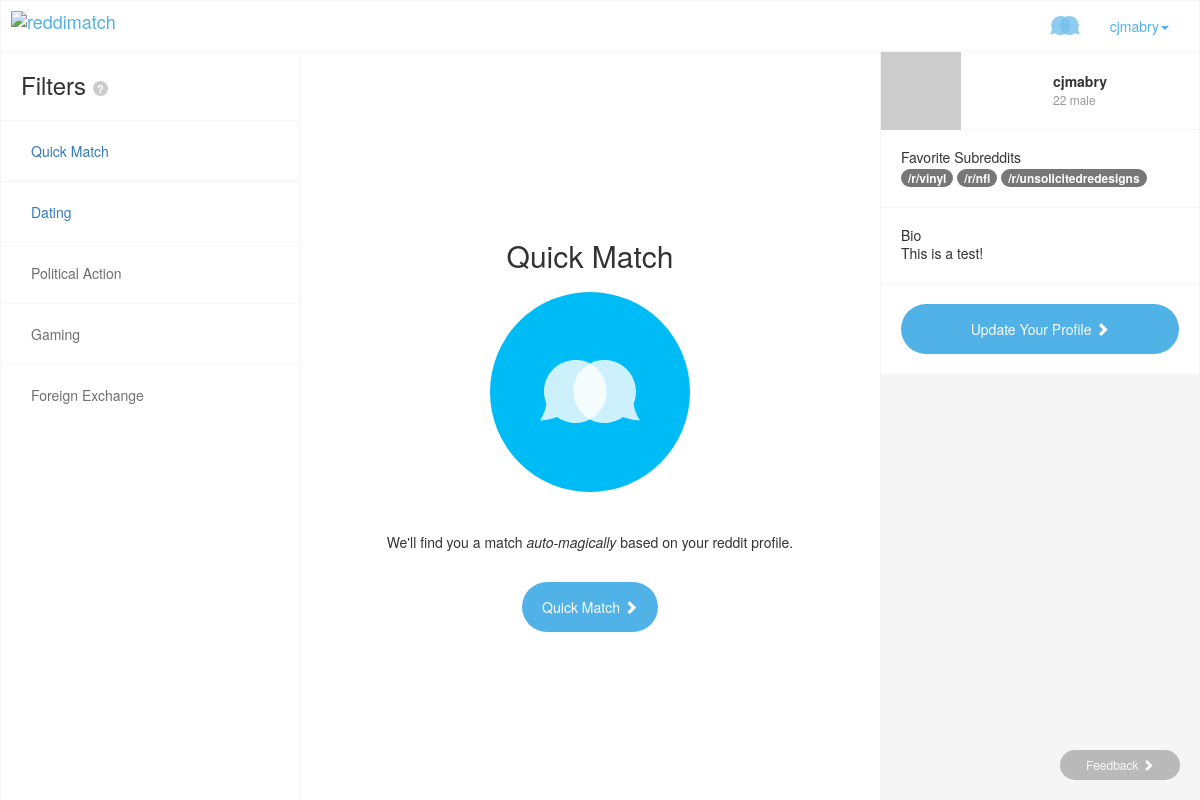
Screenshot of /match (signed in) with the database file from the repository.
### app/models.py (models this page shows, shortened)
class User(db.Model):
    id = db.Column(db.Integer, primary_key=True)
    username = db.Column(db.String(80), unique=True)
    reddit_username = db.Column(db.String(80), unique=True)
    email = db.Column(db.String(255), unique=True)
    refresh_token = db.Column(db.String(60))
    age = db.Column(db.Integer)
    gender_id = db.Column(db.Integer, db.ForeignKey('gender.id'))
    orientation = db.Column(db.String(60))
    location = db.Column(db.String(120))
    postal_code = db.Column(db.String(10))
    latitude = db.Column(db.Float(10))
    longitude = db.Column(db.Float(10))
    bio = db.Column(db.String(140))
    profile_photo_url = db.Column(db.String(120))
    registered = db.Column(db.Boolean)
    deleted = db.Column(db.Boolean)
    favorited = db.relationship('Subreddit', secondary=favorite_subs,
        backref=db.backref('favorite_subs', lazy='dynamic'), lazy='dynamic')
    matched = db.relationship('User',
                               secondary=matches,
                               primaryjoin=(matches.c.user_id == id),
                               secondaryjoin=(matches.c.matched_id == id),
                               backref=db.backref('matches', lazy='dynamic'),
                               lazy='dynamic')
    rejected = db.relationship('User',
                                secondary=rejects,
                                primaryjoin=(rejects.c.user_id == id),
                                secondaryjoin=(rejects.c.rejected_id == id),
                                backref=db.backref('rejects', lazy='dynamic'),
                                lazy='dynamic')
    registered = db.Column(db.Boolean)
    email_verified = db.Column(db.Boolean)
    created_on = db.Column(db.DateTime)
    verified_on = db.Column(db.DateTime)
    last_online = db.Column(db.DateTime)
    is_online = db.Column(db.Boolean)
    newsletter = db.Column(db.Boolean)
    date_searchable = db.Column(db.Boolean)
    def avatar(self, size):
        if self.email is not None:
            return 'http://www.gravatar.com/avatar/%s?d=identicon&s=%d' % (md5(self.email.encode('utf-8')).hexdigest(), size)
        else:
            return 'http://www.gravatar.com/avatar/?d=identicon&s=%s' % size
    def favorited_subs(self):
        return Subreddit.query.join(favorite_subs, (favorite_subs.c.subreddit_id == Subreddit.id)).filter(favorite_subs.c.user_id == self.id)
    def is_matched(self, user):
        return self.matched.filter(matches.c.matched_id == user.id).count() > 0
    def get_match_requests(self):
        query = User.query.join(matches, (matches.c.user_id == User.id)).filter(matches.c.matched_id == self.id)
        requests = []
        for r in query:
            if not self.is_matched(r):
                requests.append(r)
        if len(requests) > 0:
            return requests
        else:
            return False
    def is_authenticated(self):
        return True

class Gender(db.Model):
    id = db.Column(db.Integer, primary_key = True)
    name = db.Column(db.String(50))
    users = db.relationship('User', backref='gender', lazy='dynamic')
    def __repr__(self):
        return self.name

class Subreddit(db.Model):
    __tablename__ = 'subreddit'
    id = db.Column(db.Integer, primary_key=True)
    reddit_id = db.Column(db.String(60))
    category = db.Column(db.String(60))
    name = db.Column(db.String(60), unique = True)

### app/views.py (the view)
@app.route('/match')
@login_required
def match():
    return render_template('match.html')

### app/views.py (called while the page is built)
@lm.user_loader
def load_user(id):
    return models.User.query.get(int(id))

@app.before_request
def before_request():
    g.user = current_user

### app/templates/match.html (shortened to what this page needs)
{% extends "base.html" %}
{% block container%}container-fluid{% endblock %}
{% block page_class%}class="match_page"{% endblock %}
{% block content %}
  {% if current_user.is_authenticated() %}
  <div class="row main">
    <div class="filters">
      <div class="heading">
        <h3>Filters <span class="help_icon">?</span></h3>
      </div>
      <a href="{{url_for('match')}}"><div class="card selected">Quick Match</div></a>
      <a href="{{url_for('date')}}"><div class="card">Dating</div></a>
      <div class="card coming-soon"><span>Political Action</span></div>
      <div class="card coming-soon"><span>Gaming</span></div>
      <div class="card coming-soon"><span>Foreign Exchange</span></div>
    </div>
    <div class="controls">
      <div class="choices">
        <div class="col-md-12 choice friend">
          <h2>Quick Match</h2>
          <a href="{{ url_for('friend_match') }}">
            <div class="icon"></div>
          </a>
          <p class="description">We'll find you a match <i>auto-magically</i> based on your reddit profile.</p>
          <a class="btn btn-primary" href="{{ url_for('friend_match') }}">Quick Match <span class="glyphicon glyphicon-chevron-right"></span></a>
        </div>
      </div>
    </div>
    <div id="user_info" class="user_info">
      <div class="card current_user">
        <div class="profile_photo">
          <img src=" {{current_user.avatar(200)}}">
        </div>
        <div class="info">
          <div class="wrapper">
            <span id="conversation_heading" class="username">{{ current_user.username }}</span>
              {% if current_user.age is defined and current_user.age != None %}
                <span class="age">{{ current_user.age }}</span>
              {% endif %}
              {% if current_user.gender is defined and current_user.gender != None %}
                <span class="gender"> {{ current_user.gender }} </span>
              {% endif %}
          </div>
        </div>
      </div>
      {% with favs = current_user.favorited_subs() %}
      <div class="card">
        <h5>Favorite Subreddits</h5>
        {% for fav in favs %}
          <a class="badge" href="https://reddit.com/r/{{ fav.name }}">/r/{{ fav.name }}</a>
        {% endfor %}
      </div>
      {% endwith %}
      {% if current_user.bio is defined and current_user.bio != None %}
        <div class="card">
          <h5>Bio</h5>
          {{ current_user.bio }}
        </div>
      {% endif %}
      <div class="card">
        <a class="btn btn-primary btn-block" href="{{url_for('dashboard')}}">Update Your Profile <span class="glyphicon glyphicon-chevron-right"></span></a>
      </div>
    </div>
  </div>
  {% endif %}
{% endblock %}

### app/templates/base.html (shortened to what this page needs)
<!DOCTYPE html>
<html {% block page_class %}{% endblock %}>
  <head>
    <link href="{{url_for('static', filename='css/bootstrap.min.css')}}" rel="stylesheet" media="screen">
    <link href="{{url_for('static',filename='css/custom.css')}}" rel="stylesheet">
  </head>
  <body>
    {% if current_user.is_authenticated %}
      <div class="navbar navbar-fixed-top">
        <div class="container-fluid">
          <div class="navbar-header">
              <a class="navbar-brand" href="/">
                <img src="{{url_for('static',filename='images/logo-beta.svg')}}" alt="reddimatch">
              </a>
            </div>
            <div id="main-nav">
              <ul class="nav navbar-nav pull-right">
                <li><a class="notifications" href="{{ url_for('messages') }}"><span class="matches_icon"></span></a></li>
                <li class="dropdown">
                  <a href="{{ url_for('dashboard') }}" class="dropdown-toggle" data-toggle="dropdown" role="button" aria-haspopup="true" aria-expanded="false">{{current_user.username}}<span class="caret"></a>
                </li>
              </ul>
            </div>
        </div>
      </div>
    {% endif %}
    <div class="{% block container %}{% endblock %}">
      {% block content %}{% endblock %}
    </div>
    <a href="mailto:feedback@reddimatch.com?subject=Feedback"><div id="feedback">Feedback <span class="glyphicon glyphicon-chevron-right"></span></div></a>
  </body>
</html>

### rows the page displays
User: username "cjmabry", age "22", bio "This is a test!"
Gender: gender "male"
Subreddit: name "vinyl"
Subreddit: name "nfl"
Subreddit: name "unsolicitedredesigns"
